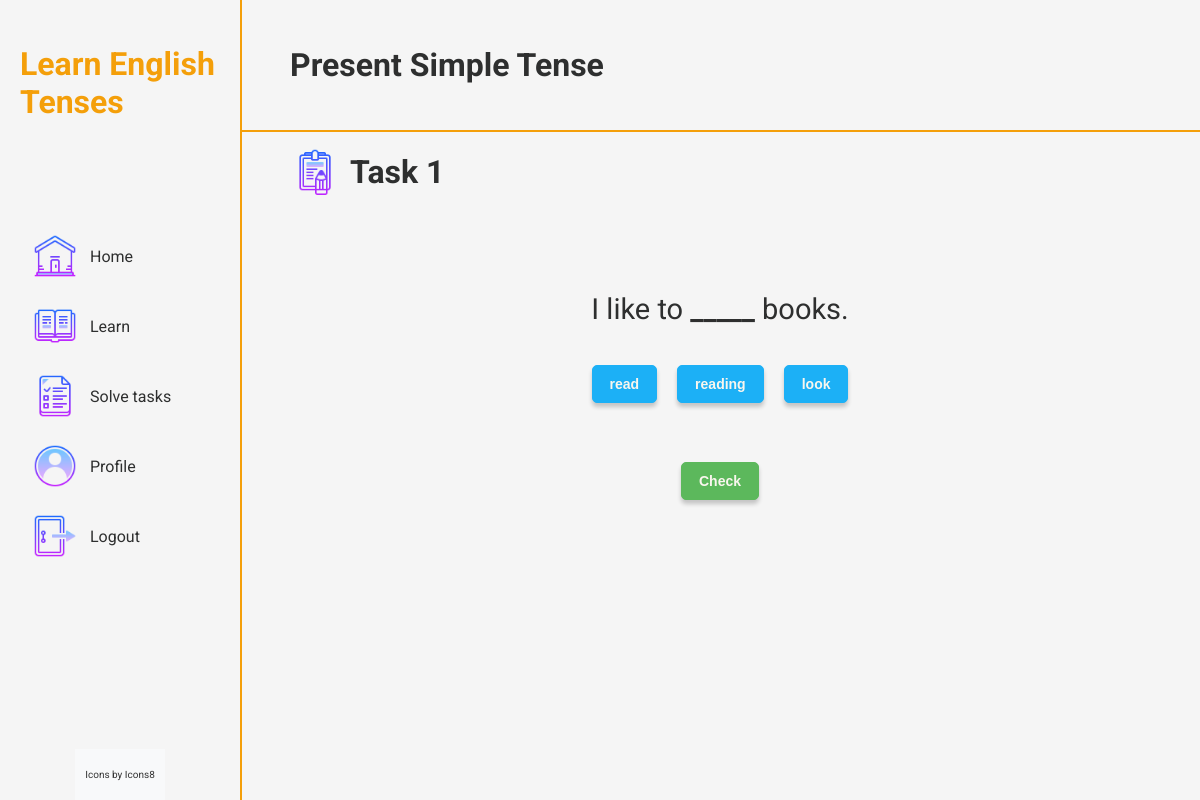
The page /home/PS/task/47 (signed in) on the database its author committed.
### learntenses/models.py (models this page shows, shortened)
class Task(models.Model):
    TENSE_CHOICES = [
        ('PS', 'Present Simple'),
        ('PC', 'Present Continuous'),
        ('PP', 'Present Perfect'),
    ]
    TASK_NAMES = [
        ('1', 'Task 1'),
        ('2', 'Task 2'),
        ('3', 'Task 3'),
        ('4', 'Task 4'),
        ('5', 'Task 5'),
        ('6', 'Task 6')
    ]
    LEVELS = {
        '1' : 1,
        '2' : 2,
        '3' : 3,
        '4' : 4,
        '5' : 5,
        '6' : 6,
    }
    level = models.IntegerField(blank=True, null=True)
    tense = models.CharField(max_length=3, choices=TENSE_CHOICES)
    name = models.CharField(max_length=10, choices=TASK_NAMES)
    sentence = models.CharField(max_length=500)
    words = models.CharField(max_length=500)
    correct_words = models.CharField(max_length=500)
    class Meta:
        unique_together = ('name', 'tense')

### learntenses/views.py (the view)
# urls.py: path('<str:tense>/task/<int:task_id>', views.task_detail, name='task_detail'),
@csrf_exempt
@require_http_methods(['GET','POST'])
def task_detail(request, tense, task_id):
    task = get_object_or_404(Task, id=task_id, tense=tense)
    user_profile = UserProfile.objects.get(user=request.user)
    user_task = get_object_or_404(UserTask, user=user_profile, task=task)
    task.sentence = replace_with_span(task.sentence)
    previous_task = Task.objects.filter(id__lt=task_id, tense=tense).order_by('-id').first()
    if not user_task.completed and (previous_task is not None and not UserTask.objects.filter(user=user_profile, task=previous_task, completed=True).exists()):
        return HttpResponseForbidden()
    return render(request, 'learntenses/task_detail.html', {'task': task})

### learntenses/views.py (called while the page is built)
def replace_with_span(sentence):
    words = sentence.split()
    for i, word in enumerate(words):
        if '<>' in word:
            words[i] = word.replace('<>', '<span class="blank" style="font-weight: bold;">_____</span>')
    return ' '.join(words)

### learntenses/templates/learntenses/task_detail.html (shortened to what this page needs)
{% extends 'learntenses/base.html' %}
{% load replace_filter %}
{% block extra_css %}
  {% load static %}
  <link rel="stylesheet" href="{% static 'learntenses/styles/task_detail.css' %}">
{% endblock %}
{% block content %}
    {% load static %}
    <div class="solve-task-container">
        <div class="solve-task-header">
            <h1>{{ task.get_tense_display }} Tense</h1>
        </div>
        <div class="solve-task-body">
            <div class="task-name">
                <div>
                    <img src="{% static 'learntenses/images/task.png' %}" class="icon" alt="">
                </div>
                <div>
                    <h1>Task {{ task.name }}</h1>
                </div>
            </div>
            <div class="task-result">
            </div>
            <div class="task-text">
                <p>{{ task.sentence|safe }}</p>
            </div>
            <div class="task-options">
                {% for word in task.words.split %}
                <button class="word-button" data-word="{{ word }}">{{ word }}</button>
                {% endfor %}
            </div>
            <br>
            <div class="task-result-buttons">
                <button class="check-button" data-task-id="{{task.id}}"
                data-level="{{task.level}}" data-tense="{{task.tense}}"
                style="display:block;" data-correct-words="{{task.correct_words}}">Check</button>
            </div>
        </div>
    </div>
{% endblock %}

### learntenses/static/learntenses/styles/base.css (style rules this page uses)
html, body { height: 100%; margin: 0; padding: 0; }
body { font-family: 'Roboto', sans-serif; margin: 0; padding: 0; background-color: #f5f5f5; }
.icon { width: 50px; padding-right: 10px; }

### learntenses/static/learntenses/styles/task_detail.css (style rules this page uses)
.solve-task-container { display:flex; flex-direction: column; user-select: none; }
.solve-task-header { display:flex; flex-direction: row; justify-content: space-between; align-items: center; border-bottom: 2px solid #F49F0A; padding-left: 50px; height: 130px; color: #2E2F2F; }
.task-name { display: flex; flex-direction: row; align-items: center; padding-left: 50px; }
.task-name h1 { color:#2E2F2F; }
.task-result { min-height: 50px; display: flex; align-items: center; justify-content: center; padding: 0; margin: 0; }
.task-text { display: flex; flex-direction: row; justify-content: center; align-items: center; width: 100%; font-size: 29px; padding: 0; margin: 0; color: #2E2F2F; text-align: center; }
.task-options { display: flex; flex-direction: row; flex-wrap: wrap; justify-content: center; align-items: center; max-width: 80%; margin: 0 auto; }
.word-button { background-color: #1CB0F6; color: #F9F6EE; font-size: 14px; font-weight: bold; padding: 10px 17px; border: 1px solid #1CB0F6; box-shadow: 0 4px 4px rgba(0, 0, 0, 0.2); border-radius: 5px; cursor: pointer; user-select: none; margin: 10px; }
.task-result-buttons { display: flex; flex-direction: row; justify-content: center; align-items: center; margin-top: 20px; }
.check-button { background-color: #5CB85C; color: #F9F6EE; font-size: 14px; font-weight: bold; padding: 10px 17px; border: 1px solid #5CB85C; box-shadow: 0 4px 4px rgba(0, 0, 0, 0.2); border-radius: 5px; cursor: pointer; user-select: none; margin: 10px; }

### rows shown on the page
Task: tense "Present Simple", name "1", sentence "I like to _____ books."

### other values the page prints
{{ word }} "read" "reading" "look"
